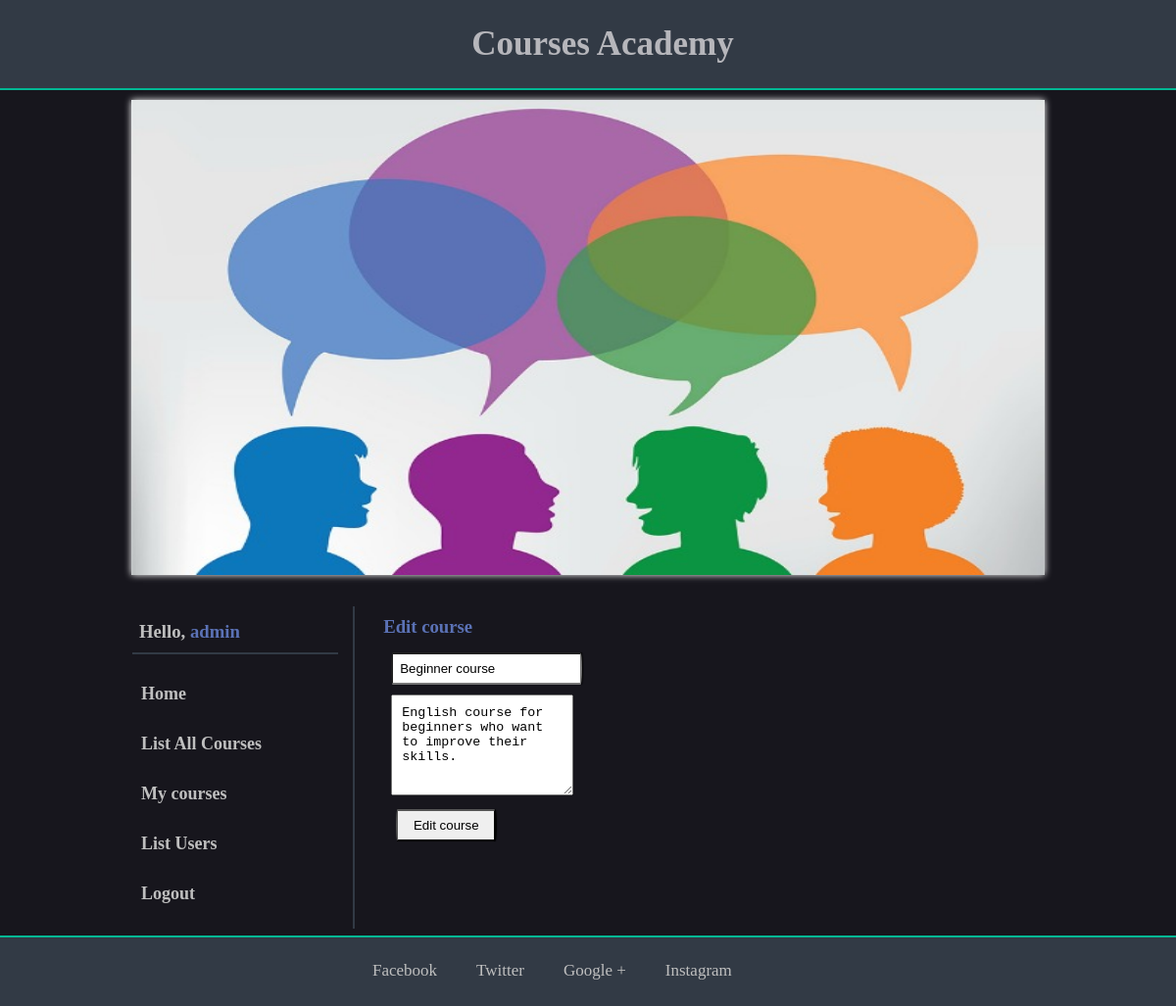
The app's page /edit_comment.php?id=13 (signed in) with its own data.
### tables this page shows
CREATE TABLE `comments` (
  `id` int(11) NOT NULL,
  `course_id` int(11) NOT NULL,
  `user_id` int(11) NOT NULL,
  `title` varchar(100) NOT NULL,
  `content` varchar(255) NOT NULL
);

### repositories/comments_repository.php (called while the page is built, shortened)
<?php
    require 'models/comment.php';
    class CommentsRepository
    {
        private $connection;
        function __construct()
        {
            $url = 'localhost';
            $dbUsername = 'root';
            $dbPassword = '';
            $dbName = 'coursesacademy';
            $this->connection = new mysqli($url, $dbUsername, $dbPassword, $dbName);
            mysqli_set_charset($this->connection, 'utf8');
        }
        function getById($id) {
            $comments = $this->getAll();
            foreach($comments as $c) {
                if($c->getId() == $id){
                    return $c;
                }
            }
            return null;
        }
        function getAll() {
            $result = $this->connection->query("SELECT * FROM `comments`");
            $comments = array();
            while($row = $result->fetch_assoc()) {
                $comment = new Comment();
                $comment->setId($row["id"]);
                $comment->setCourseId($row["course_id"]);
                $comment->setUserId($row["user_id"]);
                $comment->setTitle($row["title"]);
                $comment->setContent($row["content"]);
                array_push($comments, $comment);
            }
            return $comments;
        }
    }

### models/comment.php (called while the page is built, shortened)
<?php
   class Comment
   {
       private $id;
       private $title;
       private $content;
       public function getId()
       {
           return $this->id;
       }
       public function setId($id)
       {
           $this->id = $id;
       }
       public function getTitle()
       {
           return $this->title;
       }
       public function setTitle($title)
       {
           $this->title = $title;
       }
       public function getContent()
       {
           return $this->content;
       }
       public function setContent($content)
       {
           $this->content = $content;
       }
   }

### edit_comment.php (the view, shortened to what this page needs)
<?php
    require '/includes/header.php';
    require '/includes/sidebar.php';
?>
<?php
    require '/repositories/comments_repository.php';
    $commentsRepo = new CommentsRepository();
    $comment = $commentsRepo->getById($_GET["id"]);
    if ($_SERVER['REQUEST_METHOD'] === 'POST') :
        $comment->setTitle(htmlspecialchars(trim($_POST["title"])));
        $comment->setContent(htmlspecialchars(trim($_POST["content"])));
        $commentsRepo->update($comment);
        header("Location: comments.php?course_id=".$comment->getCourseId());
    else :
?>
        <div class="right">
            <h3>Edit course</h3>
            <div class="form">
                <form method="POST">
                    <input type="text" name="title" value="<?= $comment->getTitle() ?>" required /> <br>
                    <textarea name="content" required ><?= $comment->getContent() ?></textarea> </br  >
                    <input type="submit" class="submit" value="Edit course" />
                </form>
            </div>
        </div>
    <?php endif; ?>
<?php require '/includes/footer.php'; ?>

### css/headerStyles.css (style rules this page uses)
body, div, nav, ul, li, header, footer, h1, h2, h3, h4, h5, p { margin: 0; padding: 0; }
body { background-color: #17161D; color: #fff; }
h2, h3 { color: #5B72B6; }
h3 { margin: 10px auto; }

### css/contentStyles.css (style rules this page uses)
.right { float: right; width: 73%; margin: 7px auto; }
.right textarea { margin: 5px 10px; padding: 10px; height: 81px; width: 164px; }
.right h3, .right h4 { margin: 10px 12px; }
.right:after { content: ""; clear: both; display: block; }
.form { margin: 3px 10px; }
.form input, .form select { margin: 5px 0px 5px 10px; padding: 7px; border-radius: 7px/70px; box-shadow: 1px 0px 1px #000; }
.form input.submit { width: 15%; margin-left: 15px; color: #000; transition: .3s ease all; }

### records on screen
comments: title "Beginner course", content "English course for beginners who want to improve their skills."

### other values on screen
$_SESSION["loggedUserUsername"] "admin"
